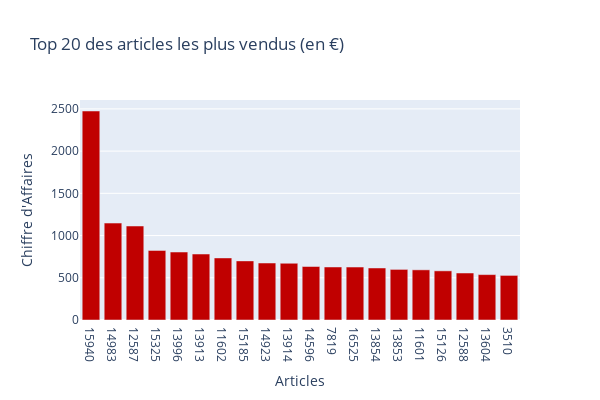

This figure's notebook cell:
### Code cell
# Graphique plotly des 20 premiers articles
graph2 = px.bar(top_20_articles_ca, x='sku', y='ca_par_article', title = 'Top 20 des articles les plus vendus (en €)', width = 600,  height = 400,
labels = { 'ca_par_article' : 'Chiffre d\'Affaires','sku' : 'Articles' })
graph2.update_traces(marker_color='#C00000')
graph2.show()

### Figure 1 — Plotly figure (JSON) as saved in the notebook; plotly's stock layout.template omitted (floating-point values rounded to 4 significant figures)
{"data": [{"alignmentgroup": "True", "hovertemplate": "Articles=%{x}<br>Chiffre d'Affaires=%{y}<extra></extra>", "legendgroup": "", "marker": {"color": "#C00000", "pattern": {"shape": ""}}, "name": "", "offsetgroup": "", "orientation": "v", "showlegend": false, "textposition": "auto", "type": "bar", "x": ["15940", "14983", "12587", "15325", "13996", "13913", "11602", "15185", "14923", "13914", "14596", "7819", "16525", "13854", "13853", "11601", "15126", "12588", "13604", "3510"], "xaxis": "x", "y": [2475, 1148.0, 1113, 824, 805, 781.2, 735, 700, 675, 672, 633.6, 628, 627, 616, 599.2, 594, 582, 556.5, 537.6, 528], "yaxis": "y"}], "layout": {"barmode": "relative", "height": 400, "legend": {"tracegroupgap": 0}, "title": {"text": "Top 20 des articles les plus vendus (en €)"}, "width": 600, "xaxis": {"anchor": "y", "domain": [0, 1], "title": {"text": "Articles"}}, "yaxis": {"anchor": "x", "domain": [0, 1], "title": {"text": "Chiffre d'Affaires"}}}}
